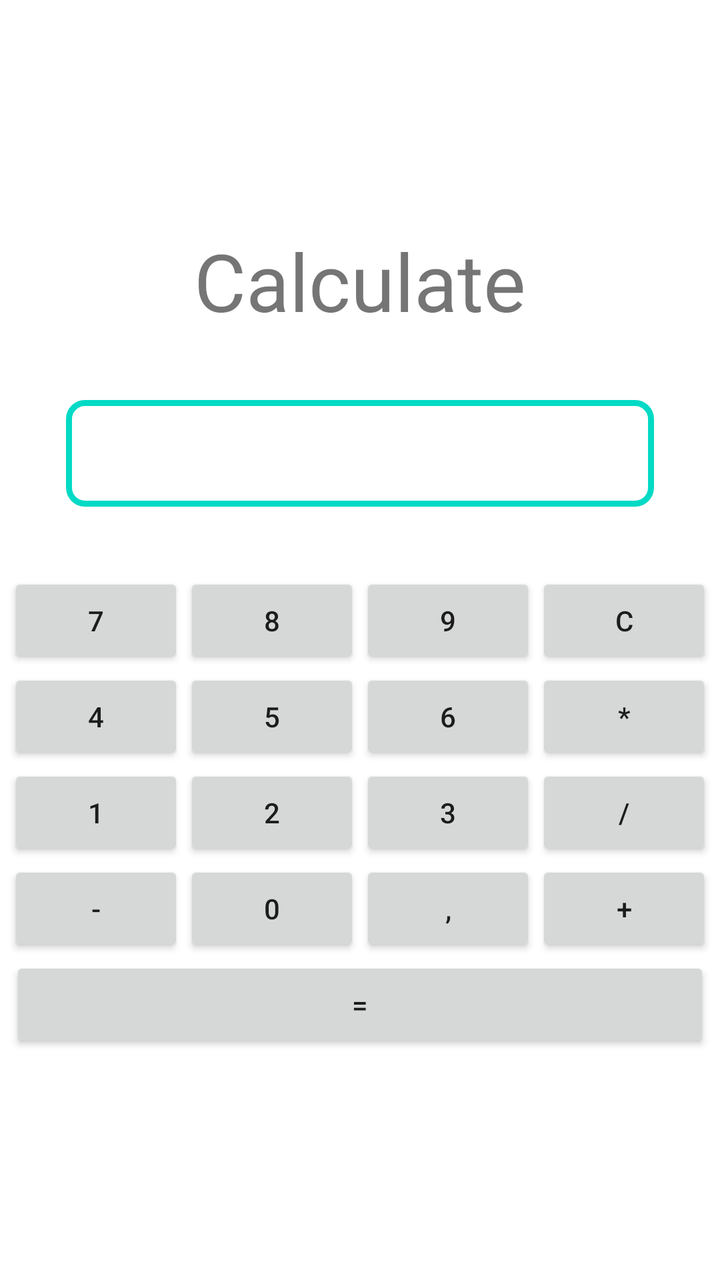
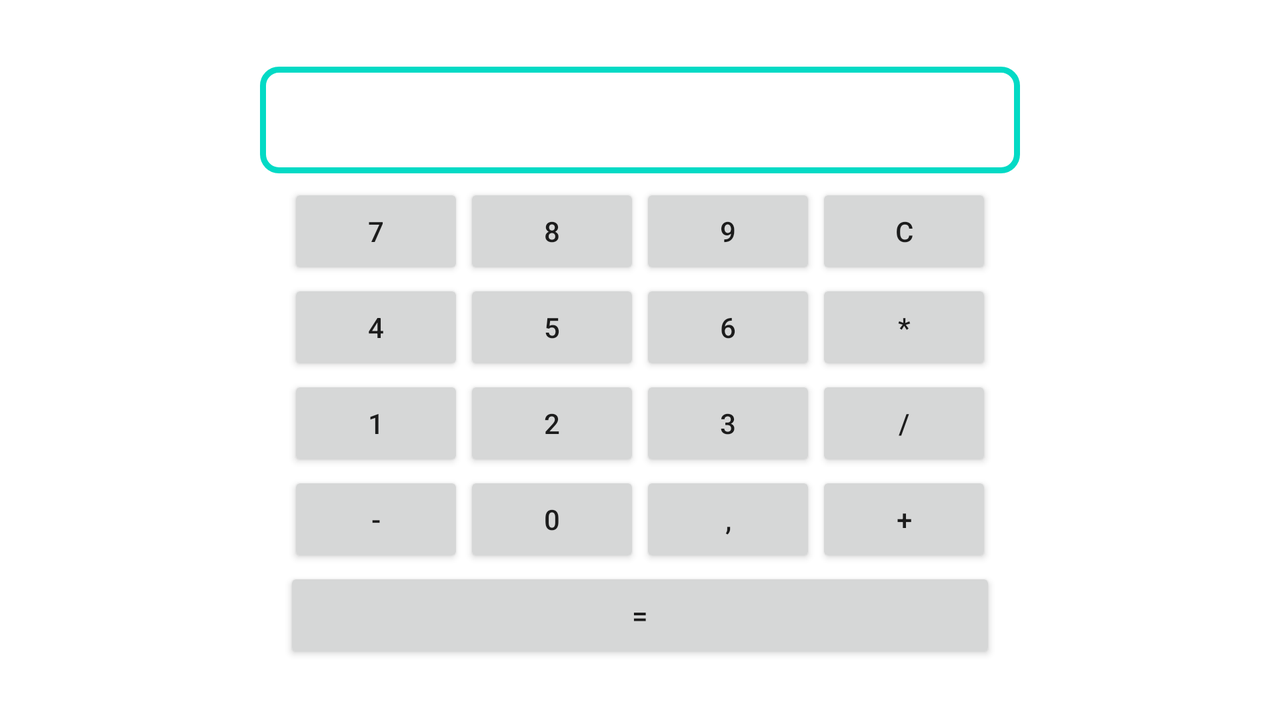

One screen, two layout resources from the same app: the default and the repository's alternative for another configuration. Each is rendered where Android would select it; the XML of both is given below.
<!-- AndroidManifest.xml: application theme Theme.PracticeApp -->
<!-- res/layout/fragment_calculate.xml -->
<?xml version="1.0" encoding="utf-8"?>
<LinearLayout xmlns:android="http://schemas.android.com/apk/res/android"
    xmlns:tools="http://schemas.android.com/tools"
    android:layout_width="match_parent"
    android:layout_height="match_parent"
    android:gravity="center"
    android:orientation="vertical"
    tools:context=".MainActivity">

    <androidx.appcompat.widget.AppCompatTextView
        android:layout_width="wrap_content"
        android:layout_height="wrap_content"
        android:text="Calculate"
        android:textSize="@dimen/textViewSize" />


    <androidx.appcompat.widget.AppCompatTextView
        android:id="@+id/textView"
        android:layout_width="match_parent"
        android:layout_height="wrap_content"
        android:layout_margin="33dp"
        android:textColor="@color/black"
        android:background="@drawable/input_text"
        android:gravity="right"
        android:textSize="@dimen/textViewSize" />


    <LinearLayout
        android:layout_width="wrap_content"
        android:layout_height="wrap_content"
        android:orientation="horizontal">


        <androidx.appcompat.widget.AppCompatButton
            android:id="@+id/seven"
            android:layout_width="wrap_content"
            android:layout_height="wrap_content"
            android:text="@string/seven" />

        <androidx.appcompat.widget.AppCompatButton
            android:id="@+id/eight"
            android:layout_width="wrap_content"
            android:layout_height="wrap_content"
            android:text="@string/eight" />

        <androidx.appcompat.widget.AppCompatButton
            android:id="@+id/nine"
            android:layout_width="wrap_content"
            android:layout_height="wrap_content"
            android:text="@string/nine" />

        <androidx.appcompat.widget.AppCompatButton
            android:id="@+id/delete"
            android:layout_width="wrap_content"
            android:layout_height="wrap_content"
            android:text="@string/delete" />
    </LinearLayout>

    <LinearLayout
        android:layout_width="wrap_content"
        android:layout_height="wrap_content">

        <androidx.appcompat.widget.AppCompatButton
            android:id="@+id/four"
            android:layout_width="wrap_content"
            android:layout_height="wrap_content"
            android:text="@string/four" />

        <androidx.appcompat.widget.AppCompatButton
            android:id="@+id/five"
            android:layout_width="wrap_content"
            android:layout_height="wrap_content"
            android:text="@string/five" />

        <androidx.appcompat.widget.AppCompatButton
            android:id="@+id/six"
            android:layout_width="wrap_content"
            android:layout_height="wrap_content"
            android:text="@string/six" />

        <androidx.appcompat.widget.AppCompatButton
            android:id="@+id/multiply"
            android:layout_width="wrap_content"
            android:layout_height="wrap_content"
            android:text="@string/multiply" />

    </LinearLayout>

    <LinearLayout
        android:layout_width="wrap_content"
        android:layout_height="wrap_content">

        <androidx.appcompat.widget.AppCompatButton
            android:id="@+id/one"
            android:layout_width="wrap_content"
            android:layout_height="wrap_content"
            android:text="@string/one" />

        <androidx.appcompat.widget.AppCompatButton
            android:id="@+id/two"
            android:layout_width="wrap_content"
            android:layout_height="wrap_content"
            android:text="@string/two" />

        <androidx.appcompat.widget.AppCompatButton
            android:id="@+id/three"
            android:layout_width="wrap_content"
            android:layout_height="wrap_content"
            android:text="@string/three" />

        <androidx.appcompat.widget.AppCompatButton
            android:id="@+id/divide"
            android:layout_width="wrap_content"
            android:layout_height="wrap_content"
            android:text="@string/divide" />

    </LinearLayout>

    <LinearLayout
        android:layout_width="wrap_content"
        android:layout_height="wrap_content">

        <androidx.appcompat.widget.AppCompatButton

            android:id="@+id/minus"
            android:layout_width="wrap_content"
            android:layout_height="wrap_content"
            android:text="@string/minus" />

        <androidx.appcompat.widget.AppCompatButton
            android:id="@+id/zero"
            android:layout_width="wrap_content"
            android:layout_height="wrap_content"
            android:text="@string/zero" />

        <androidx.appcompat.widget.AppCompatButton
            android:id="@+id/dot"
            android:layout_width="wrap_content"
            android:layout_height="wrap_content"
            android:text="@string/dot" />

        <androidx.appcompat.widget.AppCompatButton
            android:id="@+id/plus"
            android:layout_width="wrap_content"
            android:layout_height="wrap_content"
            android:text="@string/plus" />

    </LinearLayout>

    <LinearLayout
        android:layout_width="match_parent"
        android:layout_height="wrap_content"
        android:gravity="center">

        <androidx.appcompat.widget.AppCompatButton
            android:id="@+id/equal"
            android:layout_width="350dp"
            android:layout_height="match_parent"
            android:text="@string/equal" />


    </LinearLayout>


</LinearLayout>
<!-- resources referenced by this layout -->
<resources>
  <dimen name="textViewSize">40sp</dimen>
  <!-- drawable input_text (drawable) -->
  <?xml version="1.0" encoding="utf-8"?>
  <shape xmlns:android="http://schemas.android.com/apk/res/android">
      android:shape ="rectangle">
      <corners android:radius="8dp" />
      <stroke
          android:width="3dp"
          android:color="@color/teal_200" />
  
      <solid android:color="@color/white" />
  
  </shape>
  <string name="delete" translatable="false">C</string>
  <string name="divide" translatable="false">/</string>
  <string name="dot" translatable="false">,</string>
  <string name="eight" translatable="false">8</string>
  <string name="equal" translatable="false">=</string>
  <string name="five" translatable="false">5</string>
  <string name="four" translatable="false">4</string>
  <string name="minus" translatable="false">-</string>
  <string name="multiply" translatable="false">*</string>
  <string name="nine" translatable="false">9</string>
  <string name="one" translatable="false">1</string>
  <string name="plus" translatable="false">+</string>
  <string name="seven" translatable="false">7</string>
  <string name="six" translatable="false">6</string>
  <string name="three" translatable="false">3</string>
  <string name="two" translatable="false">2</string>
  <string name="zero" translatable="false">0</string>
  <style name="Theme.PracticeApp" parent="Theme.MaterialComponents.DayNight.NoActionBar">
          
          <item name="colorPrimary">@color/purple_500</item>
          <item name="colorPrimaryVariant">@color/purple_700</item>
          <item name="colorOnPrimary">@color/white</item>
          
          <item name="colorSecondary">@color/teal_200</item>
          <item name="colorSecondaryVariant">@color/teal_700</item>
          <item name="colorOnSecondary">@color/black</item>
          
          <item name="android:statusBarColor" tools:targetApi="l">?attr/colorPrimaryVariant</item>
          
      </style>
</resources>
<!-- res/layout-land/fragment_calculate.xml (the repository's variant of the layout above) -->
<!-- drawn on the phone turned sideways -->
<?xml version="1.0" encoding="utf-8"?>
<LinearLayout xmlns:android="http://schemas.android.com/apk/res/android"
    xmlns:tools="http://schemas.android.com/tools"
    android:layout_width="match_parent"
    android:layout_height="match_parent"
    android:gravity="center"
    android:orientation="vertical"
    tools:context=".MainActivity">


    <androidx.appcompat.widget.AppCompatTextView
        android:id="@+id/textView"
        android:layout_width="380dp"
        android:layout_height="wrap_content"
        android:layout_margin="5dp"
        android:background="@drawable/input_text"
        android:gravity="right"
        android:textColor="@color/black"
        android:textSize="@dimen/textViewSize" />


    <LinearLayout
        android:layout_width="wrap_content"
        android:layout_height="wrap_content"
        android:orientation="horizontal">


        <androidx.appcompat.widget.AppCompatButton
            android:id="@+id/seven"
            android:layout_width="wrap_content"
            android:layout_height="wrap_content"
            android:text="@string/seven" />

        <androidx.appcompat.widget.AppCompatButton
            android:id="@+id/eight"
            android:layout_width="wrap_content"
            android:layout_height="wrap_content"
            android:text="@string/eight" />

        <androidx.appcompat.widget.AppCompatButton
            android:id="@+id/nine"
            android:layout_width="wrap_content"
            android:layout_height="wrap_content"
            android:text="@string/nine" />

        <androidx.appcompat.widget.AppCompatButton
            android:id="@+id/delete"
            android:layout_width="wrap_content"
            android:layout_height="wrap_content"
            android:text="@string/delete" />
    </LinearLayout>

    <LinearLayout
        android:layout_width="wrap_content"
        android:layout_height="wrap_content">

        <androidx.appcompat.widget.AppCompatButton
            android:id="@+id/four"
            android:layout_width="wrap_content"
            android:layout_height="wrap_content"
            android:text="@string/four" />

        <androidx.appcompat.widget.AppCompatButton
            android:id="@+id/five"
            android:layout_width="wrap_content"
            android:layout_height="wrap_content"
            android:text="@string/five" />

        <androidx.appcompat.widget.AppCompatButton
            android:id="@+id/six"
            android:layout_width="wrap_content"
            android:layout_height="wrap_content"
            android:text="@string/six" />

        <androidx.appcompat.widget.AppCompatButton
            android:id="@+id/multiply"
            android:layout_width="wrap_content"
            android:layout_height="wrap_content"
            android:text="@string/multiply" />

    </LinearLayout>

    <LinearLayout
        android:layout_width="wrap_content"
        android:layout_height="wrap_content">

        <androidx.appcompat.widget.AppCompatButton
            android:id="@+id/one"
            android:layout_width="wrap_content"
            android:layout_height="wrap_content"
            android:text="@string/one" />

        <androidx.appcompat.widget.AppCompatButton
            android:id="@+id/two"
            android:layout_width="wrap_content"
            android:layout_height="wrap_content"
            android:text="@string/two" />

        <androidx.appcompat.widget.AppCompatButton
            android:id="@+id/three"
            android:layout_width="wrap_content"
            android:layout_height="wrap_content"
            android:text="@string/three" />

        <androidx.appcompat.widget.AppCompatButton
            android:id="@+id/divide"
            android:layout_width="wrap_content"
            android:layout_height="wrap_content"
            android:text="@string/divide" />

    </LinearLayout>

    <LinearLayout
        android:layout_width="wrap_content"
        android:layout_height="wrap_content">

        <androidx.appcompat.widget.AppCompatButton

            android:id="@+id/minus"
            android:layout_width="wrap_content"
            android:layout_height="wrap_content"
            android:text="@string/minus" />

        <androidx.appcompat.widget.AppCompatButton
            android:id="@+id/zero"
            android:layout_width="wrap_content"
            android:layout_height="wrap_content"
            android:text="@string/zero" />

        <androidx.appcompat.widget.AppCompatButton
            android:id="@+id/dot"
            android:layout_width="wrap_content"
            android:layout_height="wrap_content"
            android:text="@string/dot" />

        <androidx.appcompat.widget.AppCompatButton
            android:id="@+id/plus"
            android:layout_width="wrap_content"
            android:layout_height="wrap_content"
            android:text="@string/plus" />

    </LinearLayout>

    <LinearLayout
        android:layout_width="match_parent"
        android:layout_height="wrap_content"
        android:gravity="center">

        <androidx.appcompat.widget.AppCompatButton
            android:id="@+id/equal"
            android:layout_width="356dp"
            android:layout_height="match_parent"
            android:text="@string/equal" />


    </LinearLayout>


</LinearLayout>
